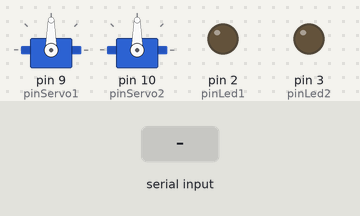
Recording of a sketch running on a simulated Arduino Uno, built with avr-gcc and run on an emulated ATmega328P. On the bench: 2 × servo, output pins drawn as LEDs (lit = HIGH). The test bench sets the inputs (shaded band).

Above: at 1.2 s.
1.3 s: "1:90\n" received over Serial
At 1.45 s:
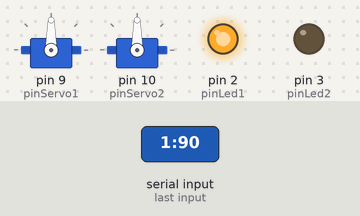
Timing chart, 0 to 4.3 s (numbered marks = the images above; inputs shaded):
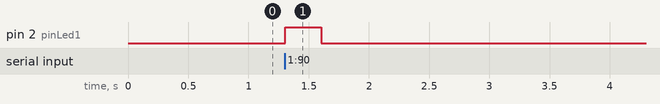

The sketch:

arduino.ino
```cpp
#include <Servo.h>

Servo servo1;
Servo servo2;

const int pinServo1 = 9;
const int pinServo2 = 10;
const int pinLed1 = 2;
const int pinLed2 = 3;

void setup() {
  Serial.begin(9600);

  servo1.attach(pinServo1);
  servo2.attach(pinServo2);

  pinMode(pinLed1, OUTPUT);
  pinMode(pinLed2, OUTPUT);

  digitalWrite(pinLed1, LOW);
  digitalWrite(pinLed2, LOW);

  servo1.write(90);
  servo2.write(90);
}

void loop() {
  if (Serial.available() > 0) {
    String comando = Serial.readStringUntil('\n');
    comando.trim();

    int divisor = comando.indexOf(':');
    if (divisor != -1) {
      int numServo = comando.substring(0, divisor).toInt();
      int angulo = comando.substring(divisor + 1).toInt();

      if (numServo == 1) {
        digitalWrite(pinLed1, HIGH);
        servo1.write(angulo);
        delay(300); // Mantém o LED aceso durante a movimentação
        digitalWrite(pinLed1, LOW);
      } else if (numServo == 2) {
        digitalWrite(pinLed2, HIGH);
        servo2.write(angulo);
        delay(300);
        digitalWrite(pinLed2, LOW);
      }
    }
  }
}
```

Measured:
- after the input at 1.3 s, pin 2 (pinLed1): LOW → HIGH at once, → LOW 0.30 s later
